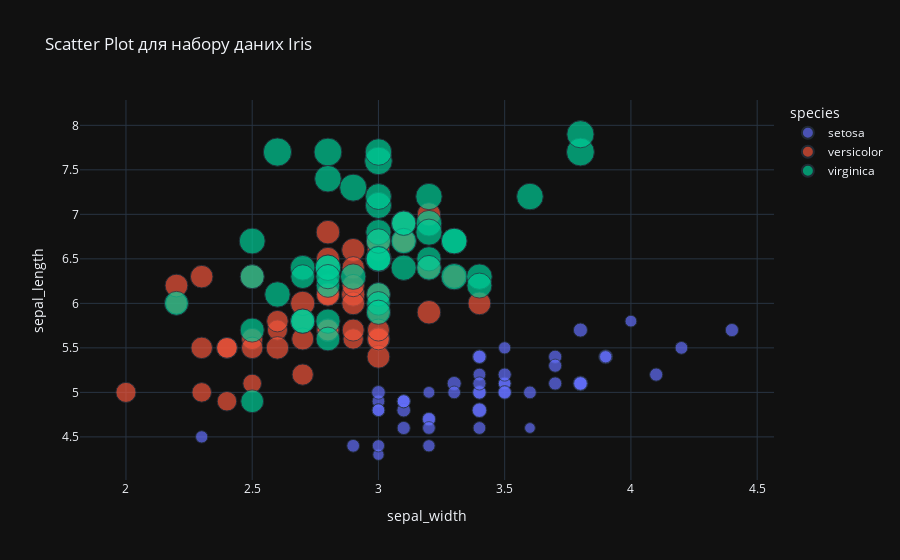

Source (notebook cell):
### Code cell
df = px.data.iris()

fig = px.scatter(df, x='sepal_width', y='sepal_length', size='petal_length',
                 color='species', hover_data=['petal_width'], title='Scatter Plot для набору даних Iris')

fig.show()

### Figure 1 — Plotly figure (JSON) as saved in the notebook; plotly's stock layout.template omitted (floating-point values rounded to 4 significant figures)
{"data": [{"customdata": [[0.2], [0.2], [0.2], [0.2], [0.2], [0.4], [0.3], [0.2], [0.2], [0.1], [0.2], [0.2], [0.1], [0.1], [0.2], [0.4], [0.4], [0.3], [0.3], [0.3], [0.2], [0.4], [0.2], [0.5], [0.2], [0.2], [0.4], [0.2], [0.2], [0.2], [0.2], [0.4], [0.1], [0.2], [0.1], [0.2], [0.2], [0.1], [0.2], [0.2], [0.3], [0.3], [0.2], [0.6], [0.4], [0.3], [0.2], [0.2], [0.2], [0.2]], "hovertemplate": "species=setosa<br>sepal_width=%{x}<br>sepal_length=%{y}<br>petal_length=%{marker.size}<br>petal_width=%{customdata[0]}<extra></extra>", "legendgroup": "setosa", "marker": {"color": "#636efa", "size": [1.4, 1.4, 1.3, 1.5, 1.4, 1.7, 1.4, 1.5, 1.4, 1.5, 1.5, 1.6, 1.4, 1.1, 1.2, 1.5, 1.3, 1.4, 1.7, 1.5, 1.7, 1.5, 1.0, 1.7, 1.9, 1.6, 1.6, 1.5, 1.4, 1.6, 1.6, 1.5, 1.5, 1.4, 1.5, 1.2, 1.3, 1.5, 1.3, 1.5, 1.3, 1.3, 1.3, 1.6, 1.9, 1.4, 1.6, 1.4, 1.5, 1.4], "sizemode": "area", "sizeref": 0.01725, "symbol": "circle"}, "mode": "markers", "name": "setosa", "orientation": "v", "showlegend": true, "x": [3.5, 3.0, 3.2, 3.1, 3.6, 3.9, 3.4, 3.4, 2.9, 3.1, 3.7, 3.4, 3.0, 3.0, 4.0, 4.4, 3.9, 3.5, 3.8, 3.8, 3.4, 3.7, 3.6, 3.3, 3.4, 3.0, 3.4, 3.5, 3.4, 3.2, 3.1, 3.4, 4.1, 4.2, 3.1, 3.2, 3.5, 3.1, 3.0, 3.4, 3.5, 2.3, 3.2, 3.5, 3.8, 3.0, 3.8, 3.2, 3.7, 3.3], "xaxis": "x", "y": [5.1, 4.9, 4.7, 4.6, 5.0, 5.4, 4.6, 5.0, 4.4, 4.9, 5.4, 4.8, 4.8, 4.3, 5.8, 5.7, 5.4, 5.1, 5.7, 5.1, 5.4, 5.1, 4.6, 5.1, 4.8, 5.0, 5.0, 5.2, 5.2, 4.7, 4.8, 5.4, 5.2, 5.5, 4.9, 5.0, 5.5, 4.9, 4.4, 5.1, 5.0, 4.5, 4.4, 5.0, 5.1, 4.8, 5.1, 4.6, 5.3, 5.0], "yaxis": "y", "type": "scatter"}, {"customdata": [[1.4], [1.5], [1.5], [1.3], [1.5], [1.3], [1.6], [1.0], [1.3], [1.4], [1.0], [1.5], [1.0], [1.4], [1.3], [1.4], [1.5], [1.0], [1.5], [1.1], [1.8], [1.3], [1.5], [1.2], [1.3], [1.4], [1.4], [1.7], [1.5], [1.0], [1.1], [1.0], [1.2], [1.6], [1.5], [1.6], [1.5], [1.3], [1.3], [1.3], [1.2], [1.4], [1.2], [1.0], [1.3], [1.2], [1.3], [1.3], [1.1], [1.3]], "hovertemplate": "species=versicolor<br>sepal_width=%{x}<br>sepal_length=%{y}<br>petal_length=%{marker.size}<br>petal_width=%{customdata[0]}<extra></extra>", "legendgroup": "versicolor", "marker": {"color": "#EF553B", "size": [4.7, 4.5, 4.9, 4.0, 4.6, 4.5, 4.7, 3.3, 4.6, 3.9, 3.5, 4.2, 4.0, 4.7, 3.6, 4.4, 4.5, 4.1, 4.5, 3.9, 4.8, 4.0, 4.9, 4.7, 4.3, 4.4, 4.8, 5.0, 4.5, 3.5, 3.8, 3.7, 3.9, 5.1, 4.5, 4.5, 4.7, 4.4, 4.1, 4.0, 4.4, 4.6, 4.0, 3.3, 4.2, 4.2, 4.2, 4.3, 3.0, 4.1], "sizemode": "area", "sizeref": 0.01725, "symbol": "circle"}, "mode": "markers", "name": "versicolor", "orientation": "v", "showlegend": true, "x": [3.2, 3.2, 3.1, 2.3, 2.8, 2.8, 3.3, 2.4, 2.9, 2.7, 2.0, 3.0, 2.2, 2.9, 2.9, 3.1, 3.0, 2.7, 2.2, 2.5, 3.2, 2.8, 2.5, 2.8, 2.9, 3.0, 2.8, 3.0, 2.9, 2.6, 2.4, 2.4, 2.7, 2.7, 3.0, 3.4, 3.1, 2.3, 3.0, 2.5, 2.6, 3.0, 2.6, 2.3, 2.7, 3.0, 2.9, 2.9, 2.5, 2.8], "xaxis": "x", "y": [7.0, 6.4, 6.9, 5.5, 6.5, 5.7, 6.3, 4.9, 6.6, 5.2, 5.0, 5.9, 6.0, 6.1, 5.6, 6.7, 5.6, 5.8, 6.2, 5.6, 5.9, 6.1, 6.3, 6.1, 6.4, 6.6, 6.8, 6.7, 6.0, 5.7, 5.5, 5.5, 5.8, 6.0, 5.4, 6.0, 6.7, 6.3, 5.6, 5.5, 5.5, 6.1, 5.8, 5.0, 5.6, 5.7, 5.7, 6.2, 5.1, 5.7], "yaxis": "y", "type": "scatter"}, {"customdata": [[2.5], [1.9], [2.1], [1.8], [2.2], [2.1], [1.7], [1.8], [1.8], [2.5], [2.0], [1.9], [2.1], [2.0], [2.4], [2.3], [1.8], [2.2], [2.3], [1.5], [2.3], [2.0], [2.0], [1.8], [2.1], [1.8], [1.8], [1.8], [2.1], [1.6], [1.9], [2.0], [2.2], [1.5], [1.4], [2.3], [2.4], [1.8], [1.8], [2.1], [2.4], [2.3], [1.9], [2.3], [2.5], [2.3], [1.9], [2.0], [2.3], [1.8]], "hovertemplate": "species=virginica<br>sepal_width=%{x}<br>sepal_length=%{y}<br>petal_length=%{marker.size}<br>petal_width=%{customdata[0]}<extra></extra>", "legendgroup": "virginica", "marker": {"color": "#00cc96", "size": [6.0, 5.1, 5.9, 5.6, 5.8, 6.6, 4.5, 6.3, 5.8, 6.1, 5.1, 5.3, 5.5, 5.0, 5.1, 5.3, 5.5, 6.7, 6.9, 5.0, 5.7, 4.9, 6.7, 4.9, 5.7, 6.0, 4.8, 4.9, 5.6, 5.8, 6.1, 6.4, 5.6, 5.1, 5.6, 6.1, 5.6, 5.5, 4.8, 5.4, 5.6, 5.1, 5.1, 5.9, 5.7, 5.2, 5.0, 5.2, 5.4, 5.1], "sizemode": "area", "sizeref": 0.01725, "symbol": "circle"}, "mode": "markers", "name": "virginica", "orientation": "v", "showlegend": true, "x": [3.3, 2.7, 3.0, 2.9, 3.0, 3.0, 2.5, 2.9, 2.5, 3.6, 3.2, 2.7, 3.0, 2.5, 2.8, 3.2, 3.0, 3.8, 2.6, 2.2, 3.2, 2.8, 2.8, 2.7, 3.3, 3.2, 2.8, 3.0, 2.8, 3.0, 2.8, 3.8, 2.8, 2.8, 2.6, 3.0, 3.4, 3.1, 3.0, 3.1, 3.1, 3.1, 2.7, 3.2, 3.3, 3.0, 2.5, 3.0, 3.4, 3.0], "xaxis": "x", "y": [6.3, 5.8, 7.1, 6.3, 6.5, 7.6, 4.9, 7.3, 6.7, 7.2, 6.5, 6.4, 6.8, 5.7, 5.8, 6.4, 6.5, 7.7, 7.7, 6.0, 6.9, 5.6, 7.7, 6.3, 6.7, 7.2, 6.2, 6.1, 6.4, 7.2, 7.4, 7.9, 6.4, 6.3, 6.1, 7.7, 6.3, 6.4, 6.0, 6.9, 6.7, 6.9, 5.8, 6.8, 6.7, 6.7, 6.3, 6.5, 6.2, 5.9], "yaxis": "y", "type": "scatter"}], "layout": {"xaxis": {"anchor": "y", "domain": [0.0, 1.0], "title": {"text": "sepal_width"}}, "yaxis": {"anchor": "x", "domain": [0.0, 1.0], "title": {"text": "sepal_length"}}, "legend": {"title": {"text": "species"}, "tracegroupgap": 0, "itemsizing": "constant"}, "title": {"text": "Scatter Plot для набору даних Iris"}}}
